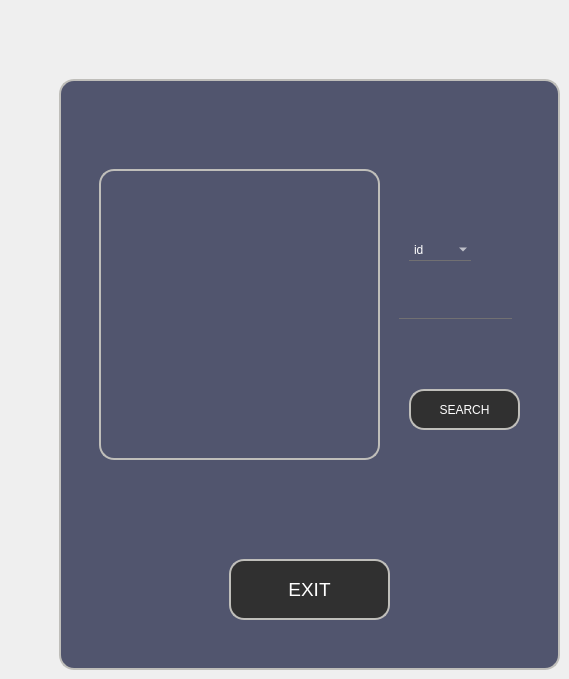
    <widget class="QWidget" name="tab_29">
     <attribute name="title">
      <string>tab27 chercheraj</string>
     </attribute>
     <widget class="QFrame" name="frame">
      <property name="geometry">
       <rect>
        <x>59</x>
        <y>79</y>
        <width>501</width>
        <height>591</height>
       </rect>
      </property>
      <property name="styleSheet">
       <string notr="true">QFrame
{
	background:#51556e;
border: 2px solid #bfbeba;
    border-radius:15px;
}</string>
      </property>
      <property name="frameShape">
       <enum>QFrame::StyledPanel</enum>
      </property>
      <property name="frameShadow">
       <enum>QFrame::Raised</enum>
      </property>
      <widget class="QTableView" name="tableView_2">
       <property name="geometry">
        <rect>
         <x>40</x>
         <y>90</y>
         <width>281</width>
         <height>291</height>
        </rect>
       </property>
       <property name="styleSheet">
        <string notr="true">QFrame
{
	background:#51556e;
border: 2px solid #bfbeba;
    border-radius:15px;
}</string>
       </property>
      </widget>
      <widget class="QPushButton" name="pushButton_32">
       <property name="geometry">
        <rect>
         <x>170</x>
         <y>480</y>
         <width>161</width>
         <height>61</height>
        </rect>
       </property>
       <property name="font">
        <font>
         <pointsize>14</pointsize>
        </font>
       </property>
       <property name="styleSheet">
        <string notr="true">*{
color:white;
border-radius: 15px;
background:#303030;
border: 2px solid #bfbeba;
}

*:hover
{
	color:#303030;
	border-radius:15px;
	background:white;
border: 2px solid #bfbeba;
}</string>
       </property>
       <property name="text">
        <string>EXIT</string>
       </property>
      </widget>
      <widget class="QPushButton" name="rech">
       <property name="geometry">
        <rect>
         <x>350</x>
         <y>310</y>
         <width>111</width>
         <height>41</height>
        </rect>
       </property>
       <property name="styleSheet">
        <string notr="true">*{
color:white;
border-radius: 15px;
background:#303030;
border: 2px solid #bfbeba;
}

*:hover
{
	color:#303030;
	border-radius:15px;
	background:white;
border: 2px solid #bfbeba;
}</string>
       </property>
       <property name="text">
        <string>SEARCH</string>
       </property>
      </widget>
      <widget class="QComboBox" name="comboBox_chercher">
       <property name="geometry">
        <rect>
         <x>350</x>
         <y>160</y>
         <width>62</width>
         <height>22</height>
        </rect>
       </property>
       <property name="styleSheet">
        <string notr="true">*{
background:transparent;
border:none;
color:white;
border-bottom:1px solid #717072;
}</string>
       </property>
       <item>
        <property name="text">
         <string>id</string>
        </property>
       </item>
       <item>
        <property name="text">
         <string>nom</string>
        </property>
       </item>
       <item>
        <property name="text">
         <string>age</string>
        </property>
       </item>
      </widget>
      <widget class="QLineEdit" name="lineEdit_rech">
       <property name="geometry">
        <rect>
         <x>340</x>
         <y>220</y>
         <width>113</width>
         <height>20</height>
        </rect>
       </property>
       <property name="styleSheet">
        <string notr="true">*{
background:transparent;
border:none;
color:white;
border-bottom:1px solid #717072;
}</string>
       </property>
      </widget>
     </widget>
    </widget>
